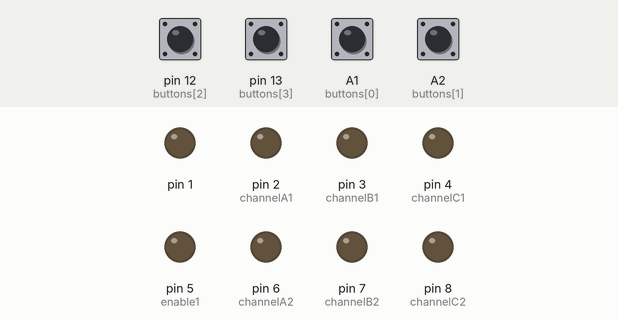
Bench run of a sketch on a simulated Arduino Uno, built with avr-gcc and run on an emulated ATmega328P. Parts: output pins drawn as LEDs (lit = HIGH). Inputs (shaded band) come from the test bench; at power-on: A1 (buttons[0]), A2 (buttons[1]), pin 12 (buttons[2]), pin 13 (buttons[3]) LOW. Random numbers use the default seed unless the sketch sets one.

Above: at 1.2 s.
1.3 s: pin 12 (buttons[2]) pulled HIGH for 0.15 s
At 1.9 s:
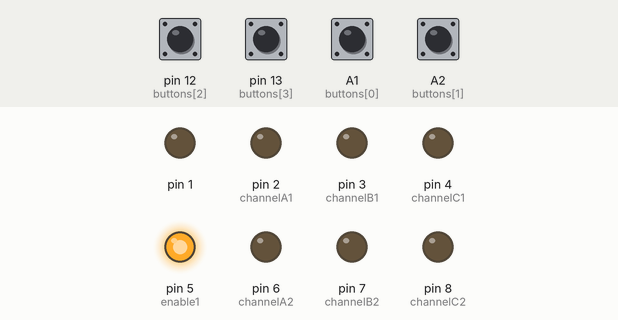
2.9 s: pin 13 (buttons[3]) pulled HIGH for 0.15 s
At 4.2 s:
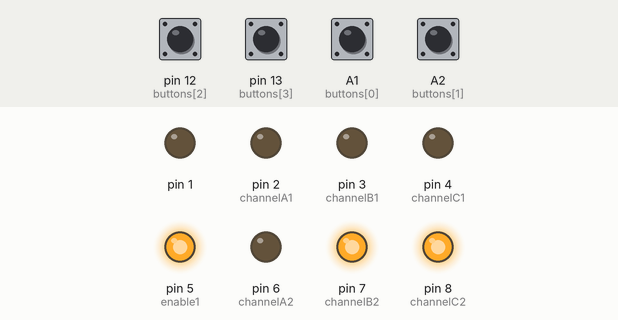
4.5 s: A1 (buttons[0]) pulled HIGH for 0.15 s
At 5.0 s:
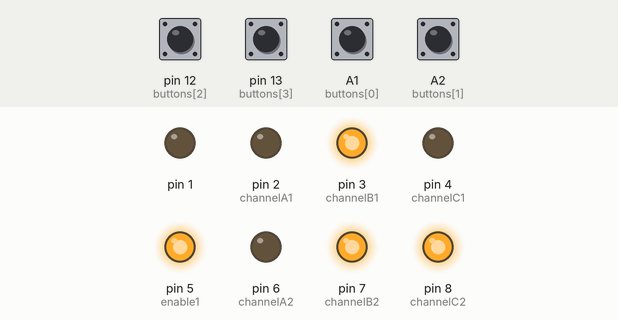
6.2 s: A2 (buttons[1]) pulled HIGH for 0.15 s
At 6.9 s:
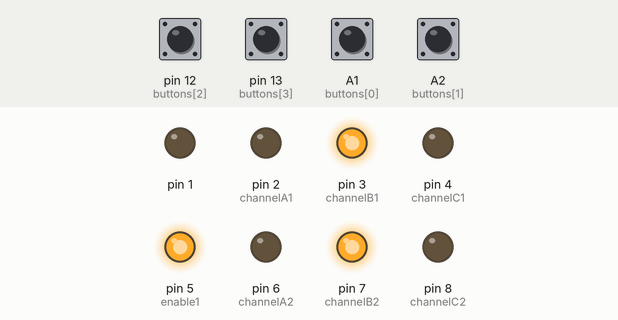
7.8 s: pin 12 (buttons[2]) pulled HIGH for 1 s
At 10.0 s:
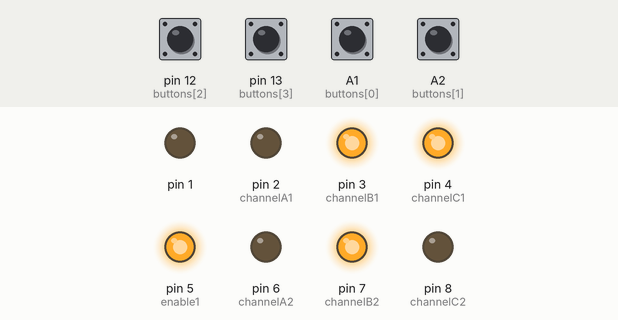
10.3 s: pin 13 (buttons[3]) pulled HIGH for 1 s
At 12.4 s:
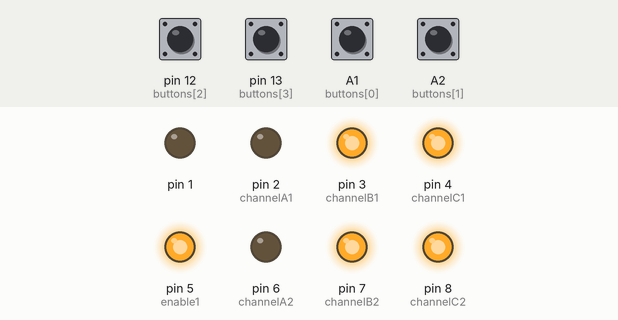
Timing chart, 0 to 13.8 s (numbered marks = the images above; inputs shaded):
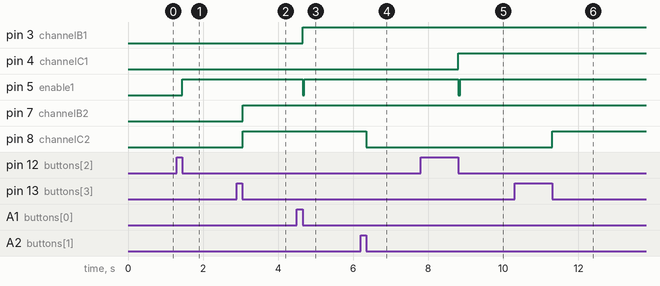

Measured:
- after the input at 1.3 s, pin 5 (enable1): LOW → HIGH after 0.15 s
- after the input at 2.9 s, pin 7 (channelB2), pin 8 (channelC2): LOW → HIGH after 0.15 s
- after the input at 4.5 s, pin 3 (channelB1): LOW → HIGH after 0.15 s; pin 5 (enable1): HIGH → LOW after 0.15 s, → HIGH 0.05 s later
- after the input at 6.2 s, pin 8 (channelC2): HIGH → LOW after 0.15 s
- after the input at 7.8 s, pin 4 (channelC1): LOW → HIGH after 1.0 s; pin 5 (enable1): HIGH → LOW after 1.0 s, → HIGH 0.05 s later
- after the input at 10.3 s, pin 8 (channelC2): LOW → HIGH after 1.0 s

The sketch:

Button_tester.ino
```cpp
//the goody two shoe program
const int channelA1 = 2;
const int channelB1 = 3;
const int channelC1 = 4;
const int enable1   = 5;

const int channelA2 = 6;
const int channelB2 = 7;
const int channelC2 = 8;
const int enable2   = 9;

int buttons[4] = {A1, A2, 12, 13};
int Led, a, x, row = 0;
int tilecolumn[4] = {2, 3, 4, 1};
boolean rowsetup = false;


void setup() {
  // put your setup code here, to run once:
  //Serial.begin(9600);
  for (int x = 0; x < 10; x++) {
    pinMode(x, OUTPUT);
  }

  for (auto button : buttons) {
    pinMode(buttons[button], INPUT);
  }
  randomSeed(analogRead(A5));

}
void loop() {
  // game setup
  if (rowsetup == false) {
    if (x >= 4) {
      x = 0;
    }
    a = button_ON(x);

    switch (a) {
      case 0:
        row = 0;
        break;
      case 1:
        row = 1;
        break;
      case 2:
        row = 2;
        break;
      case 3:
        row = 3;
        break;
      default:
        row = 5;
        break;
    }
    if (row < 4) {
      rowsetup = true;
    }
    else {
      x++;
    }
  }
  else{
//game


    if (x >= 4) {
      x = 0;
    }
  digitalWrite(enable1, HIGH);
  digitalWrite(enable2, HIGH);

  a = button_ON(x);
  if (a + 1 == 1) {
    LED_ON(1, row);
    delay(50);
  }
  else if (a + 1 == 2) {
    LED_ON(2, row);
    delay(50);
  }
  else if (a + 1 == 3) {
    LED_ON(3, row);
    delay(50);
  }
  else if (a + 1 == 4) {
    LED_ON(4, row);
    delay(50);
  }
  else {
    digitalWrite(enable1, HIGH);
    digitalWrite(enable2, HIGH);
  }
  x++;
}
}

int button_ON(int x) {
  int buttonstate[4], laststate[4];
  delay(1);
  buttonstate[x] = digitalRead(buttons[x]);


  if (buttonstate[x] == 1) {
    int z = 0;
    while (z < 1) {
      //tiler(tilecolumn[0], tilecolumn[1], tilecolumn[2], tilecolumn[3]);
      delay(1);
      buttonstate[x] = digitalRead(buttons[x]);
      if (buttonstate[x] == 0) {
        z++;
      }
      else {
        z = 0;
      }
    }
    return x;
  }
  else {
    return 7;
  }
}

void shifter(int tiles[4]) {
  tiles[3] = tiles[2];
  tiles[2] = tiles[1];
  tiles[1] = tiles[0];
  tiles[0] = random(1, 5);
}

void tiler(int coltile1, int coltile2, int coltile3, int coltile4) {
  delay(1);
  digitalWrite (enable1, HIGH);
  digitalWrite (enable2, HIGH);
  LED_ON(coltile1, 0);
  delay(1);
  LED_ON(coltile2, 1);
  delay(1);
  LED_ON(coltile3, 2);
  delay(1);
  LED_ON(coltile4, 3);

}


void LED_ON(int col, int row) {

  if (col == 1) {
    binarysignal1(row);
  }
  else if (col == 2) {
    binarysignal2(row);
  }
  else if (col == 3) {
    binarysignal1(row + 4);
  }
  else {
    binarysignal2(row + 4);
  }
}


void binarysignal2 (int lednum) {
  int A, B, C;
  if (lednum >= 8) {
    digitalWrite (enable2, HIGH);
  }
  else {
    digitalWrite (enable2, LOW);
  }
  A = lednum % 2;
  lednum = lednum / 2;
  B = lednum % 2;
  lednum = lednum / 2;
  C = lednum % 2;

  if (A == 0) {
    digitalWrite(channelA2, LOW);
  }
  else {
    digitalWrite(channelA2, HIGH);
  }
  if (B == 0) {
    digitalWrite(channelB2, LOW);
  }
  else {
    digitalWrite(channelB2, HIGH);
  }
  if (C == 0) {
    digitalWrite(channelC2, LOW);
  }
  else {
    digitalWrite(channelC2, HIGH);
  }
}

void binarysignal1 (int lednum) {
  int A, B, C;
  if (lednum >= 8) {
    digitalWrite (enable1, HIGH);
  }
  else {
    digitalWrite (enable1, LOW);
  }
  A = lednum % 2;
  lednum = lednum / 2;
  B = lednum % 2;
  lednum = lednum / 2;
  C = lednum % 2;

  if (A == 0) {
    digitalWrite(channelA1, LOW);
  }
  else {
    digitalWrite(channelA1, HIGH);
  }
  if (B == 0) {
    digitalWrite(channelB1, LOW);
  }
  else {
    digitalWrite(channelB1, HIGH);
  }
  if (C == 0) {
    digitalWrite(channelC1, LOW);
  }
  else {
    digitalWrite(channelC1, HIGH);
  }
  Serial.println(A);
  Serial.println(B);
  Serial.println(C);
  Serial.println("--------");
}
```
